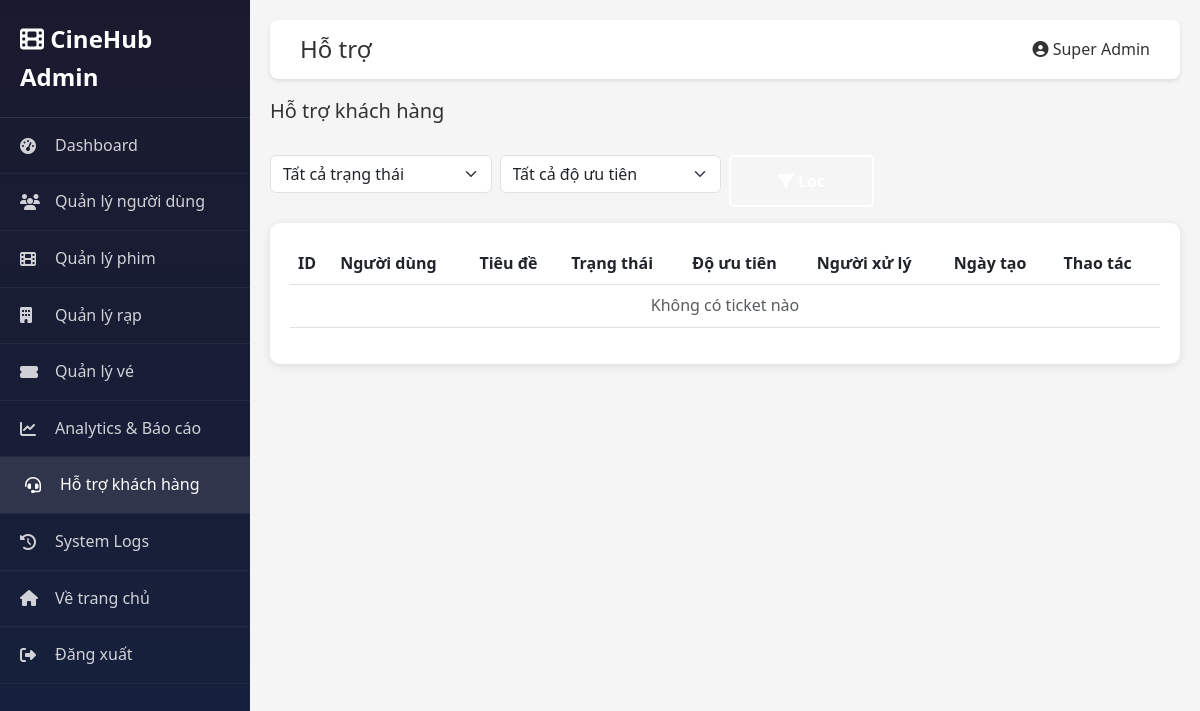
The page /?route=admin/support (signed in) on the database as committed earlier.
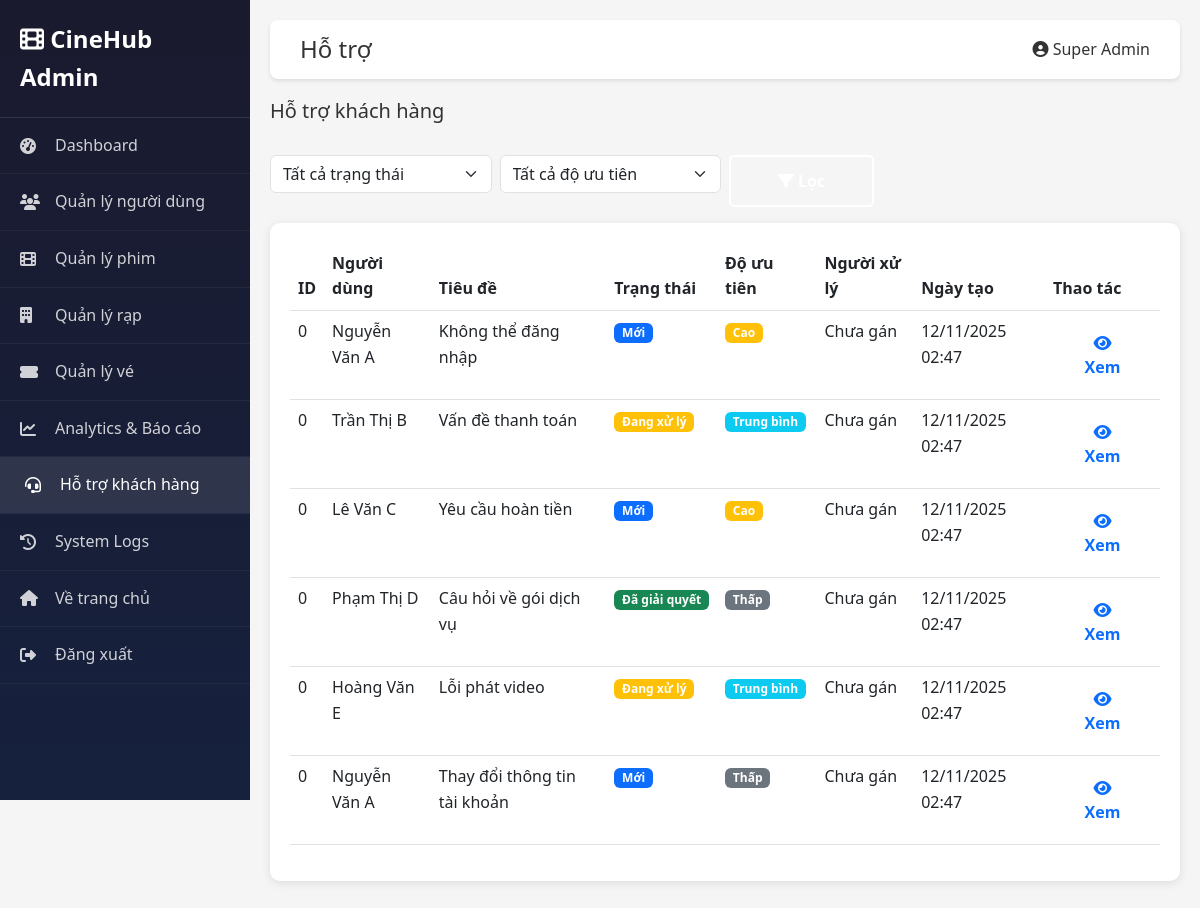
The same page on the database as committed later.
### tables this page shows
CREATE TABLE `support_tickets` (
  `id` int(11) NOT NULL,
  `user_id` int(11) NOT NULL,
  `subject` varchar(255) NOT NULL,
  `message` text NOT NULL,
  `status` enum('Mới','Đang xử lý','Đã giải quyết','Đã đóng') DEFAULT 'Mới',
  `priority` enum('Thấp','Trung bình','Cao','Khẩn cấp') DEFAULT 'Trung bình',
  `tags` varchar(255) DEFAULT NULL,
  `assigned_to` int(11) DEFAULT NULL,
  `created_at` timestamp NOT NULL DEFAULT current_timestamp(),
  `updated_at` timestamp NOT NULL DEFAULT current_timestamp() ON UPDATE current_timestamp()
);

CREATE TABLE `users` (
  `id` int(11) NOT NULL,
  `name` varchar(100) NOT NULL,
  `email` varchar(120) NOT NULL,
  `password` varchar(255) NOT NULL,
  `avatar` varchar(255) DEFAULT NULL,
  `birthdate` date DEFAULT NULL,
  `rank` enum('Bronze','Silver','Gold','Platinum') DEFAULT 'Bronze',
  `points` int(11) DEFAULT 0,
  `subscription_id` int(11) DEFAULT NULL,
  `status` enum('active','inactive','banned') DEFAULT 'active',
  `email_verified` tinyint(1) DEFAULT 0,
  `created_at` timestamp NOT NULL DEFAULT current_timestamp(),
  `updated_at` timestamp NOT NULL DEFAULT current_timestamp() ON UPDATE current_timestamp(),
  `role` enum('user','admin','moderator') DEFAULT 'user',
  `is_active` tinyint(1) DEFAULT 1,
  `last_login` datetime DEFAULT NULL
);

### modules/admin/AdminController.php (called while the page is built, shortened)
<?php
require_once __DIR__ . '/../../core/Controller.php';
require_once __DIR__ . '/../../core/Database.php';
class AdminController extends Controller {
    protected function adminView($view, $data = []) {
        extract($data);
        require_once __DIR__ . '/views/' . $view . '.php';
        require_once __DIR__ . '/views/layout.php';
    }
    public function support() {
        $db = Database::getInstance();
        $user = AdminMiddleware::checkAdmin();
        $tickets = $db->fetchAll("
            SELECT st.*, u.name as user_name, u.email
            FROM support_tickets st
            JOIN users u ON st.user_id = u.id
            ORDER BY st.created_at DESC
        ");
        $this->adminView('support', [
            'tickets' => $tickets,
            'user' => $user,
            'title' => 'Hỗ trợ',
            'current_page' => 'support'
        ]);
    }
}
?>

### index.php (called while the page is built, shortened)
<?php
$route = $_GET['route'] ?? 'home/index';
$parts = explode('/', $route);
$action = $parts[1] ?? 'index';
$controller = new $controllerName();
$controller->$action();
?>

### core/Database.php (called while the page is built, shortened)
<?php
class Database {
    private static $instance = null;
    private $pdo;
    private $host = 'localhost';
    private $port = 3306;
    private $dbname = 'cinehub';
    private $username = 'root';
    private $password = '';
    private $charset = 'utf8mb4';
    private function __construct() {
        try {
            $dsn = "mysql:host={$this->host};port={$this->port};dbname={$this->dbname};charset={$this->charset}";
            $this->pdo = new PDO($dsn, $this->username, $this->password);
            $this->pdo->setAttribute(PDO::ATTR_ERRMODE, PDO::ERRMODE_EXCEPTION);
            $this->pdo->setAttribute(PDO::ATTR_DEFAULT_FETCH_MODE, PDO::FETCH_ASSOC);
        } catch(PDOException $e) {
            die("Lỗi kết nối database: " . $e->getMessage() .
                "<br><br>Vui lòng kiểm tra:<br>" .
                "1. MySQL đã được khởi động chưa?<br>" .
                "2. Database '{$this->dbname}' đã được tạo chưa?<br>" .
                "3. Password MySQL có đúng không? (hiện tại: " . ($this->password ?: 'rỗng') . ")<br>" .
                "4. Port MySQL có đúng không? (hiện tại: {$this->port})<br>" .
                "5. Nếu cần thay đổi password hoặc port, sửa file core/Database.php");
        }
    }
    public static function getInstance() {
        if (self::$instance === null) {
            self::$instance = new self();
        }
        return self::$instance;
    }
    public function query($sql, $params = []) {
        $stmt = $this->pdo->prepare($sql);
        $stmt->execute($params);
        return $stmt;
    }
    public function fetchAll($sql, $params = []) {
        return $this->query($sql, $params)->fetchAll();
    }
}
?>

### modules/admin/views/support.php (the view, shortened to what the changed rows need)
<div class="stat-card">
    <div class="table-responsive">
        <table class="table table-hover">
            <thead>
                <tr>
                    <th>ID</th>
                    <th>Người dùng</th>
                    <th>Tiêu đề</th>
                    <th>Trạng thái</th>
                    <th>Độ ưu tiên</th>
                    <th>Người xử lý</th>
                    <th>Ngày tạo</th>
                    <th>Thao tác</th>
                </tr>
            </thead>
            <tbody>
                <?php if (empty($tickets)): ?>
                    <tr>
                        <td colspan="8" class="text-center text-muted">Không có ticket nào</td>
                    </tr>
                <?php else: ?>
                    <?php foreach ($tickets as $ticket): ?>
                        <tr>
                            <td><?php echo $ticket['id']; ?></td>
                            <td>
                                <div><?php echo htmlspecialchars($ticket['user_name']); ?></div>
                            </td>
                            <td><?php echo htmlspecialchars($ticket['subject']); ?></td>
                            <td>
                                <span class="badge bg-<?php
                                    echo match($ticket['status']) {
                                        'Mới' => 'primary',
                                        'Đang xử lý' => 'warning',
                                        'Đã giải quyết' => 'success',
                                        default => 'secondary'
                                    };
                                ?>">
                                    <?php echo htmlspecialchars($ticket['status']); ?>
                                </span>
                            </td>
                            <td>
                                <span class="badge bg-<?php
                                    echo match($ticket['priority']) {
                                        'Khẩn cấp' => 'danger',
                                        'Cao' => 'warning',
                                        'Trung bình' => 'info',
                                        default => 'secondary'
                                    };
                                ?>">
                                    <?php echo htmlspecialchars($ticket['priority']); ?>
                                </span>
                            </td>
                            <td><?php echo htmlspecialchars($ticket['assigned_name'] ?? 'Chưa gán'); ?></td>
                            <td><?php echo date('d/m/Y H:i', strtotime($ticket['created_at'])); ?></td>
                            <td>
                                <a href="?route=admin/support/view&id=<?php echo $ticket['id']; ?>" class="btn btn-sm btn-outline-primary">
                                    <i class="fas fa-eye"></i> Xem
                                </a>
                            </td>
                        </tr>
                    <?php endforeach; ?>
                <?php endif; ?>
            </tbody>
        </table>
    </div>
</div>

Rows that differ between the two databases and show on the page:
added support_tickets: id "0", user.name "Nguyễn Văn A", subject "Không thể đăng nhập", status "Mới", priority "Cao", assigned_name "Chưa gán", created_at "12/11/2025 02:47"
added support_tickets: id "0", user.name "Trần Thị B", subject "Vấn đề thanh toán", status "Đang xử lý", priority "Trung bình", assigned_name "Chưa gán", created_at "12/11/2025 02:47"
added support_tickets: id "0", user.name "Lê Văn C", subject "Yêu cầu hoàn tiền", status "Mới", priority "Cao", assigned_name "Chưa gán", created_at "12/11/2025 02:47"
added support_tickets: id "0", user.name "Phạm Thị D", subject "Câu hỏi về gói dịch vụ", status "Đã giải quyết", priority "Thấp", assigned_name "Chưa gán", created_at "12/11/2025 02:47"
added support_tickets: id "0", user.name "Hoàng Văn E", subject "Lỗi phát video", status "Đang xử lý", priority "Trung bình", assigned_name "Chưa gán", created_at "12/11/2025 02:47"
added support_tickets: id "0", user.name "Nguyễn Văn A", subject "Thay đổi thông tin tài khoản", status "Mới", priority "Thấp", assigned_name "Chưa gán", created_at "12/11/2025 02:47"
Other text that changed with them:
text no longer shown: "Không có ticket nào"
